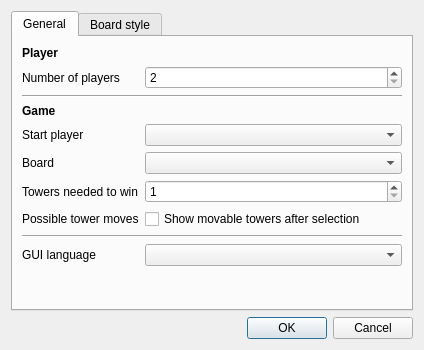
<?xml version="1.0" encoding="UTF-8"?>
<ui version="4.0">
 <class>SettingsDialog</class>
 <widget class="QDialog" name="SettingsDialog">
  <property name="geometry">
   <rect>
    <x>0</x>
    <y>0</y>
    <width>424</width>
    <height>350</height>
   </rect>
  </property>
  <property name="sizePolicy">
   <sizepolicy hsizetype="Preferred" vsizetype="Preferred">
    <horstretch>0</horstretch>
    <verstretch>0</verstretch>
   </sizepolicy>
  </property>
  <property name="windowTitle">
   <string>Preferences</string>
  </property>
  <property name="windowIcon">
   <iconset resource="data/data.qrc">
    <normaloff>:/stackandconquer.png</normaloff>:/stackandconquer.png</iconset>
  </property>
  <property name="locale">
   <locale language="English" country="UnitedKingdom"/>
  </property>
  <layout class="QVBoxLayout" name="verticalLayout">
   <item>
    <widget class="QTabWidget" name="tabWidget">
     <property name="currentIndex">
      <number>0</number>
     </property>
     <widget class="QWidget" name="tab_general">
      <attribute name="title">
       <string>General</string>
      </attribute>
      <layout class="QFormLayout" name="formLayout">
       <property name="fieldGrowthPolicy">
        <enum>QFormLayout::AllNonFixedFieldsGrow</enum>
       </property>
       <item row="0" column="0">
        <widget class="QLabel" name="lblPlayer">
         <property name="font">
          <font>
           <bold>true</bold>
          </font>
         </property>
         <property name="text">
          <string>Player</string>
         </property>
        </widget>
       </item>
       <item row="1" column="0">
        <widget class="QLabel" name="lblNumOfPlayers">
         <property name="text">
          <string>Number of players</string>
         </property>
        </widget>
       </item>
       <item row="1" column="1">
        <widget class="QSpinBox" name="spinNumOfPlayers">
         <property name="minimum">
          <number>2</number>
         </property>
         <property name="maximum">
          <number>9</number>
         </property>
         <property name="value">
          <number>2</number>
         </property>
        </widget>
       </item>
       <item row="3" column="0" colspan="2">
        <widget class="Line" name="line">
         <property name="orientation">
          <enum>Qt::Horizontal</enum>
         </property>
        </widget>
       </item>
       <item row="4" column="0">
        <widget class="QLabel" name="lblGame">
         <property name="font">
          <font>
           <bold>true</bold>
          </font>
         </property>
         <property name="text">
          <string>Game</string>
         </property>
        </widget>
       </item>
       <item row="5" column="0">
        <widget class="QLabel" name="lblStartPlayer">
         <property name="text">
          <string>Start player</string>
         </property>
        </widget>
       </item>
       <item row="5" column="1">
        <widget class="QComboBox" name="cbStartPlayer"/>
       </item>
       <item row="6" column="1">
        <widget class="QComboBox" name="cbBoard"/>
       </item>
       <item row="6" column="0">
        <widget class="QLabel" name="lblBoard">
         <property name="text">
          <string>Board</string>
         </property>
        </widget>
       </item>
       <item row="7" column="0">
        <widget class="QLabel" name="lblNumWin">
         <property name="text">
          <string>Towers needed to win</string>
         </property>
        </widget>
       </item>
       <item row="7" column="1">
        <widget class="QSpinBox" name="spinNumToWin">
         <property name="minimum">
          <number>1</number>
         </property>
         <property name="maximum">
          <number>10</number>
         </property>
        </widget>
       </item>
       <item row="8" column="0">
        <widget class="QLabel" name="lblShowPossible">
         <property name="text">
          <string>Possible tower moves</string>
         </property>
        </widget>
       </item>
       <item row="8" column="1">
        <widget class="QCheckBox" name="checkShowPossibleMoves">
         <property name="text">
          <string>Show movable towers after selection</string>
         </property>
        </widget>
       </item>
       <item row="9" column="0" colspan="2">
        <widget class="Line" name="line_2">
         <property name="orientation">
          <enum>Qt::Horizontal</enum>
         </property>
        </widget>
       </item>
       <item row="10" column="0">
        <widget class="QLabel" name="lblGuiLang">
         <property name="text">
          <string>GUI language</string>
         </property>
        </widget>
       </item>
       <item row="10" column="1">
        <widget class="QComboBox" name="cbGuiLanguage"/>
       </item>
      </layout>
     </widget>
     <widget class="QWidget" name="tab_board">
      <attribute name="title">
       <string>Board style</string>
      </attribute>
      <layout class="QFormLayout" name="formLayout_4">
       <property name="fieldGrowthPolicy">
        <enum>QFormLayout::AllNonFixedFieldsGrow</enum>
       </property>
       <item row="0" column="0">
        <widget class="QLabel" name="lblStyle">
         <property name="text">
          <string>Style</string>
         </property>
        </widget>
       </item>
       <item row="0" column="1">
        <widget class="QComboBox" name="cbBoardStyle"/>
       </item>
       <item row="1" column="0" colspan="2">
        <widget class="QTableWidget" name="tableBoardStyle">
         <property name="sizePolicy">
          <sizepolicy hsizetype="Expanding" vsizetype="Expanding">
           <horstretch>0</horstretch>
           <verstretch>1</verstretch>
          </sizepolicy>
         </property>
         <property name="alternatingRowColors">
          <bool>true</bool>
         </property>
         <property name="selectionMode">
          <enum>QAbstractItemView::NoSelection</enum>
         </property>
         <property name="rowCount">
          <number>13</number>
         </property>
         <property name="columnCount">
          <number>1</number>
         </property>
         <attribute name="horizontalHeaderStretchLastSection">
          <bool>true</bool>
         </attribute>
         <row/>
         <row/>
         <row/>
         <row/>
         <row/>
         <row/>
         <row/>
         <row/>
         <row/>
         <row/>
         <row/>
         <row/>
         <row/>
         <column/>
         <item row="0" column="0">
          <property name="text">
           <string/>
          </property>
         </item>
         <item row="1" column="0">
          <property name="text">
           <string/>
          </property>
         </item>
         <item row="2" column="0">
          <property name="text">
           <string/>
          </property>
         </item>
         <item row="3" column="0">
          <property name="text">
           <string/>
          </property>
         </item>
         <item row="4" column="0">
          <property name="text">
           <string/>
          </property>
         </item>
         <item row="5" column="0">
          <property name="text">
           <string/>
          </property>
         </item>
         <item row="6" column="0">
          <property name="text">
           <string/>
          </property>
         </item>
         <item row="7" column="0">
          <property name="text">
           <string/>
          </property>
         </item>
         <item row="8" column="0">
          <property name="text">
           <string/>
          </property>
         </item>
         <item row="9" column="0">
          <property name="text">
           <string/>
          </property>
         </item>
         <item row="10" column="0">
          <property name="text">
           <string/>
          </property>
         </item>
         <item row="11" column="0">
          <property name="text">
           <string/>
          </property>
         </item>
         <item row="12" column="0">
          <property name="text">
           <string/>
          </property>
         </item>
        </widget>
       </item>
      </layout>
     </widget>
    </widget>
   </item>
   <item>
    <widget class="QDialogButtonBox" name="buttonBox">
     <property name="orientation">
      <enum>Qt::Horizontal</enum>
     </property>
     <property name="standardButtons">
      <set>QDialogButtonBox::Cancel|QDialogButtonBox::Ok</set>
     </property>
    </widget>
   </item>
  </layout>
 </widget>
 <resources>
  <include location="data/data.qrc"/>
 </resources>
 <connections/>
</ui>
